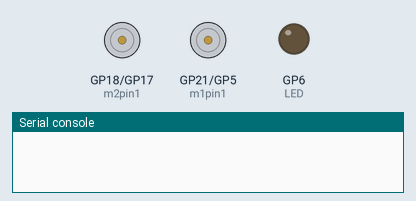
A program run on a simulated Raspberry Pi Pico running MicroPython. On the bench: motor-driver pin pairs drawn as motors (green arrow = first pin HIGH = forward, orange = second pin HIGH = backward, longer = more drive), output pins drawn as LEDs (lit = HIGH), the last lines printed to the serial console.

Above: at 0.1 s.
At 2.1 s:
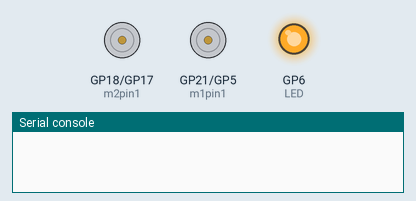
At 4.1 s:
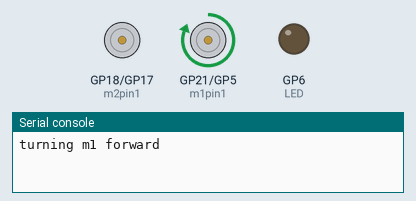
At 8.1 s:
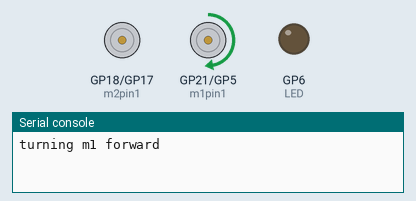
At 18.1 s:
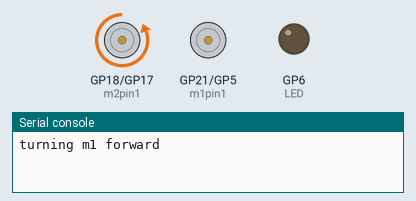
At 38.1 s:
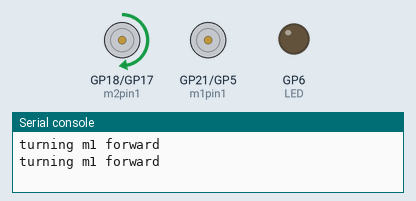
Timing chart, 0 to 39.6 s (numbered marks = the images above):
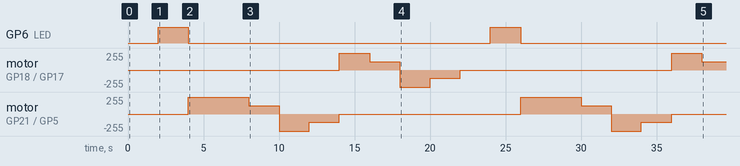

Measured:
- by itself, GP6 (LED): alternates HIGH for 2.0 s and LOW for 20.0 s
- by itself, motor on GP21 (m1pin1) / GP5 (m1pin2): stopped → forward 255/255 at 4.0 s, → forward 127/255 4.0 s later, → backward 255/255 2.0 s later, → backward 127/255 2.0 s later, … (10 changes in this stretch)
- by itself, motor on GP18 (m2pin1) / GP17 (m2pin2): stopped → forward 255/255 at 14.0 s, → forward 127/255 2.0 s later, → backward 255/255 2.0 s later, → backward 127/255 2.0 s later, … (7 changes in this stretch)

The program:

pwm_rp2040.py
```python
import time
import machine
from machine import Pin, PWM
import rp2

machine.freq(100000000) # set the CPU frequency to 240 MHz

m1pin1 = Pin(21)
m1pin2 = Pin(5)
m2pin1 = Pin(18)
m2pin2 = Pin(17)

m1pwm1 = PWM(m1pin1)
m1pwm2 = PWM(m1pin2)
m2pwm1 = PWM(m2pin1)
m2pwm2 = PWM(m2pin2)

LED = Pin(6, Pin.OUT)

stdFreq = 1000 # operating frequency (unvarying)
slow = 18 # slow speed
turn = 20 # turn speed

max_duty = 65535 # constant

# scale motor 2's duty cycle by a constant to adjust for differences
# in hardware between the two motors
m2_scale = 1.0232

def calc_duty(duty_100):
    return int(duty_100 * max_duty / 100)

def m1Forward(dutyCycle):
    m1pwm1.duty_u16(calc_duty(dutyCycle))
    m1pwm2.duty_u16(0)

def m1Backward(dutyCycle):
    m1pwm1.duty_u16(0)
    m1pwm2.duty_u16(calc_duty(dutyCycle))

def m2Forward(dutyCycle):
    m2pwm1.duty_u16(calc_duty(dutyCycle))
    m2pwm2.duty_u16(0)

def m2Backward(dutyCycle):
    m2pwm1.duty_u16(0)
    m2pwm2.duty_u16(calc_duty(dutyCycle))


def allStop():
  # set all duty cycles to 0
  m1pwm1.duty_u16(0)
  m1pwm2.duty_u16(0)
  m2pwm1.duty_u16(0)
  m2pwm2.duty_u16(0)

def setup():
    m1pwm1.freq(1000)
    m1pwm2.freq(1000)
    m2pwm1.freq(1000)
    m2pwm2.freq(1000)

setup()

while True:
    allStop()
    LED.off()
    time.sleep(2)
    LED.on()
    time.sleep(2)
    LED.off()
    print('turning m1 forward')
    m1Forward(100)
    time.sleep(2)
    time.sleep_ms(2000)

    m1Forward(50)
    time.sleep_ms(2000)

    m1Backward(100)
    time.sleep_ms(2000)

    m1Backward(50)
    time.sleep_ms(2000)

    allStop()

    m2Forward(100)
    time.sleep_ms(2000)

    m2Forward(50)
    time.sleep_ms(2000)

    m2Backward(100)
    time.sleep_ms(2000)

    m2Backward(50)
    time.sleep_ms(2000)

    allStop()
```
